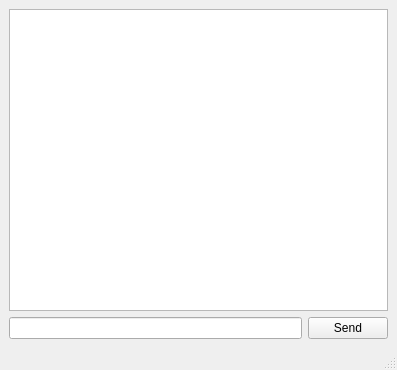
<?xml version="1.0" encoding="UTF-8"?>
<ui version="4.0">
 <class>Client</class>
 <widget class="QMainWindow" name="Client">
  <property name="geometry">
   <rect>
    <x>0</x>
    <y>0</y>
    <width>397</width>
    <height>370</height>
   </rect>
  </property>
  <property name="windowTitle">
   <string>Client</string>
  </property>
  <widget class="QWidget" name="centralwidget">
   <layout class="QVBoxLayout" name="verticalLayout">
    <item>
     <widget class="QTextEdit" name="textEdit"/>
    </item>
    <item>
     <layout class="QHBoxLayout" name="horizontalLayout">
      <item>
       <widget class="QLineEdit" name="lineEdit"/>
      </item>
      <item>
       <widget class="QPushButton" name="pushButton">
        <property name="text">
         <string>Send</string>
        </property>
       </widget>
      </item>
     </layout>
    </item>
   </layout>
  </widget>
  <widget class="QMenuBar" name="menubar">
   <property name="geometry">
    <rect>
     <x>0</x>
     <y>0</y>
     <width>397</width>
     <height>22</height>
    </rect>
   </property>
  </widget>
  <widget class="QStatusBar" name="statusbar"/>
 </widget>
 <resources/>
 <connections/>
</ui>
